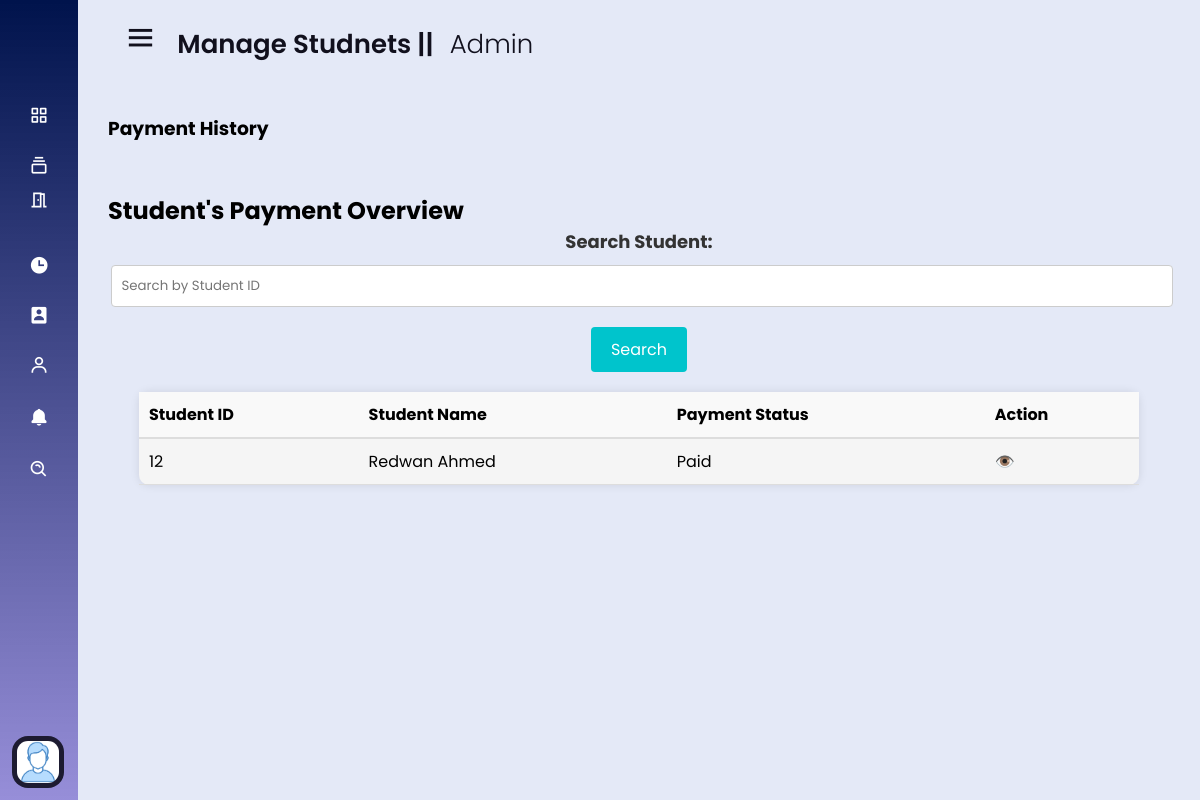
/admin/pages/paymentHistory.php (signed in), run on the app's committed database.
### tables this page shows
CREATE TABLE IF NOT EXISTS `student_db` (
  `s_ID` int NOT NULL AUTO_INCREMENT,
  `s_Name` varchar(100) DEFAULT NULL,
  `s_Email` varchar(150) NOT NULL,
  `s_UserName` varchar(20) DEFAULT NULL,
  `s_Password` varchar(150) DEFAULT NULL,
  `s_Gender` varchar(50) DEFAULT NULL,
  `s_DateOfBirth` date DEFAULT NULL,
  `s_ProfilePic` varchar(200) DEFAULT NULL,
  `s_FatherName` varchar(150) DEFAULT NULL,
  `s_MotherName` varchar(150) DEFAULT NULL,
  `s_ContactNo` varchar(11) DEFAULT NULL,
  `s_AltContactNo` varchar(11) DEFAULT NULL,
  `s_Address` varchar(250) DEFAULT NULL,
  `s_Photo` text,
  PRIMARY KEY (`s_ID`),
  UNIQUE KEY `s_Email` (`s_Email`)
);

### admin/pages/paymentHistory.php (the view, shortened to what this page needs)
<?php
require_once '../includes/dbconnection.php';
$sql = "SELECT s.s_ID as student_id, s.s_Name as student_name,
        COALESCE(p.total_amount, 0) AS total_amount,
        COALESCE(p.paid_amount, 0) AS paid_amount,
        COALESCE(p.total_amount - p.paid_amount, 0) AS due_amount
        FROM student_db s
        LEFT JOIN payments p ON s.s_ID = p.student_id
        ORDER BY s.s_ID ASC";
$result = mysqli_query($conn, $sql);
$students = [];
if ($result && mysqli_num_rows($result) > 0) {
  while ($row = mysqli_fetch_assoc($result)) {
    $students[] = $row;
  }
}
?>
<!DOCTYPE html>
<html lang="en">
<head>
  <link rel="stylesheet" href="../css/style.css">
  <link rel="stylesheet" href="../pages/css/adminPagesStyle.css">
  <link href='https://unpkg.com/boxicons@2.0.7/css/boxicons.min.css' rel='stylesheet'>
</head>
<body>
  <?php include_once('../includes/sidebar.php'); ?>
  <section class="home-section">
    <div class="home-content">
      <div class="dashboard_header">
        <i class='bx bx-menu'></i>
        <span class="text">Manage Studnets || <span style="font-weight: 300; margin-left: 10px;">Admin</span></span>
      </div>
      <div class="main_workPanel">
        <div>
          <h3>Payment History</h3>
        </div>
        <div class="admin_monitor">
          <div class="manage_admin_part">
            <h2>Student's Payment Overview</h2>
            <form class="search-form" id="search-form">
              <h3>Search Student:</h3>
              <input type="text" id="student-id-input" placeholder="Search by Student ID" class="search-input">
              <button type="submit" class="search-button">Search</button>
            </form>
            <div id="attendance-overview" class="table-group" style="margin-top: 10px; width: 1000px; margin: 0 auto; background: whitesmoke; box-shadow: 0 0 10px rgba(0, 0, 0, 0.1); border-radius: 10px;">
              <table>
                <thead>
                  <tr>
                    <th>Student ID</th>
                    <th>Student Name</th>
                    <th>Payment Status</th>
                    <th>Action</th>
                  </tr>
                </thead>
                <tbody id="payment-data">
                  <?php if (!empty($students)) {
                    foreach ($students as $student) {
                      $status = $student['due_amount'] > 0 ? "Due" : "Paid" ;
                      echo '<tr>';
                      echo '<td>' . $student['student_id'] . '</td>';
                      echo '<td>' . $student['student_name'] . '</td>';
                      echo '<td>' . $status . '</td>';
                      echo '<td><a href="#" class="action-view" data-student-id="' . $student['student_id'] . '">👁️</a></td>';
                      echo '</tr>';
                    }
                  } else {
                    echo '<tr><td colspan="5">No students found.</td></tr>';
                  }
                  ?>
                </tbody>
              </table>
            </div>
          </div>
        </div>
      </div>
    </div>
  </section>
</body>
</html>

### admin/css/style.css (style rules this page uses)
* { margin: 0; padding: 0; box-sizing: border-box; font-family: 'Poppins', sans-serif; }
.home-section { position: relative; background: #E4E9F7; height: 100vh; left: 260px; width: calc(100% - 260px); transition: all 0.5s ease; }
.sidebar.close~.home-section { left: 78px; width: calc(100% - 78px); }
.home-section .home-content { height: auto; align-items: center; padding: 20px 30px; }
.home-section .home-content .bx-menu, .home-section .home-content .text { color: #11101d; font-size: 35px; }
.home-section .home-content .bx-menu { margin: 0 15px; cursor: pointer; }
.home-section .home-content .text { font-size: 26px; font-weight: 600; }

### admin/pages/css/adminPagesStyle.css (style rules this page uses)
.main_workPanel { margin-top: 50px; }
.admin_monitor { margin-top: 50px; }
.checkbox_align label, input { margin-left: 5px; font-weight: normal; padding: 5px; display: flex; }
table { width: 100%; border-collapse: collapse; }
thead { background-color: #f9f9f9; }
thead th { text-align: left; padding: 10px; border-bottom: 2px solid #ddd; }
tbody td { padding: 10px; border-bottom: 1px solid #ddd; text-align: left; }
.action-view, .action-delete { text-decoration: none; color: #3498db; margin-right: 5px; }
.search-form { display: flex; flex-direction: column; align-items: center; margin-bottom: 20px; }
.search-form h3 { margin-bottom: 10px; font-size: 18px; font-weight: bold; color: #333; }
.search-input { width: 100%; padding: 10px; border: 1px solid #ccc; border-radius: 4px; box-sizing: border-box; margin-bottom: 20px; }
.search-button { padding: 10px 20px; border: none; background-color: #00c4cc; color: white; font-size: 16px; border-radius: 4px; cursor: pointer; transition: background-color 0.3s ease; }

### data on the page
student_db: s_ID "12", s_Name "Redwan Ahmed", status "Paid"
